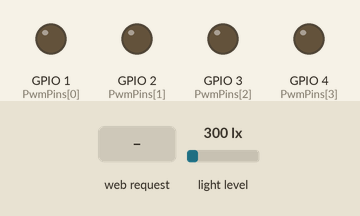
A sketch run on a simulated Seeed XIAO ESP32-S3. On the bench: output pins drawn as LEDs (lit = HIGH). Inputs (shaded band) come from the test bench; at power-on: light level 300 lx. The camera gives no picture; what the sketch prints to the serial monitor is not drawn.

Above: at 0.0 s.
At 2.05 s:
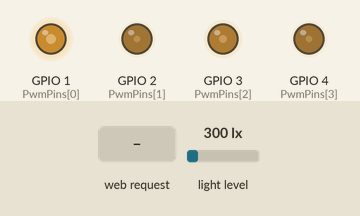
2.1 s: HTTP request GET /snapshot received
3.6 s: HTTP request GET /set?size=1&ch=1&val=1 received
At 3.75 s:
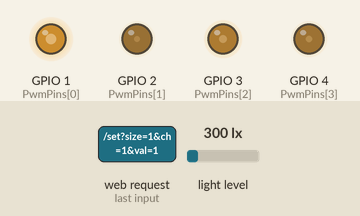
Timing chart, 0 to 6.6 s (numbered marks = the images above; inputs shaded):
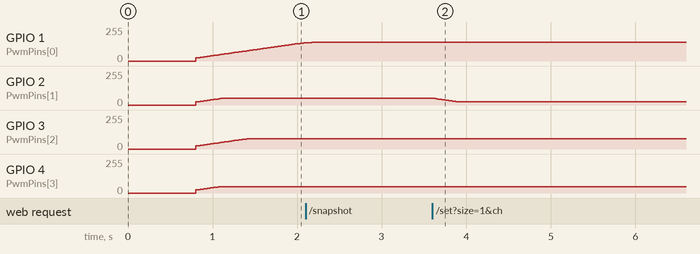

The sketch:

dimming_v3_ap.ino
```cpp
// ====================================================================
// Rhyturn 호실 모듈 v3 (자체 핫스팟 AP 모드) — XIAO ESP32-S3 Sense
// 핫스팟 "XIAO-CAM"에 PC/태블릿을 연결 → 대시보드 서버가 http://192.168.4.1 에서 영상/조도/제어를 가져감
// 추가: 조도센서 BH1750(D4=SDA, D5=SCL), 해상도 상향(VGA/SVGA), 대시보드 연동용 /state(lux 포함)
// ★ ESP32 Arduino Core v2.x (2.0.12) 전용 ★
//
// D0=Green, D1=Yellow, D2=Blue, D3=Red
// ====================================================================

#include "esp_camera.h"
#include <WiFi.h>
#include <WebServer.h>
#include <Wire.h>
#include <BH1750.h>   // 라이브러리 매니저: "BH1750" (Christopher Laws)

// ----------------- 자체 핫스팟 설정 -----------------
const char* ap_ssid = "XIAO-CAM";
const char* ap_pass = "12345678";

// ----------------- 조도센서 BH1750 (I2C) -----------------
const int I2C_SDA = 5;   // D4
const int I2C_SCL = 6;   // D5
BH1750 lightMeter(0x23);
bool  gLuxReady = false;
float gLux = 0;
unsigned long gLastLux = 0;
framesize_t gCurSize = FRAMESIZE_VGA;

// ----------------- 카메라 핀 (XIAO ESP32-S3 Sense) -----------------
#define PWDN_GPIO_NUM  -1
#define RESET_GPIO_NUM -1
#define XCLK_GPIO_NUM  10
#define SIOD_GPIO_NUM  40
#define SIOC_GPIO_NUM  39
#define Y9_GPIO_NUM    48
#define Y8_GPIO_NUM    11
#define Y7_GPIO_NUM    12
#define Y6_GPIO_NUM    14
#define Y5_GPIO_NUM    16
#define Y4_GPIO_NUM    18
#define Y3_GPIO_NUM    17
#define Y2_GPIO_NUM    15
#define VSYNC_GPIO_NUM 38
#define HREF_GPIO_NUM  47
#define PCLK_GPIO_NUM  13

// ----------------- PWM (D0=G, D1=Y, D2=B, D3=R) -----------------
const int PwmPins[4] = {1, 2, 3, 4}; // D0~D3 핀
const int PwmLCh[4]  = {4, 5, 6, 7}; // 타이머 충돌 방지용 채널
const int PwmFreq = 5000;
const int PwmRes  = 8;

// 페이딩(자연스러운 전환)을 위한 변수 분리
float currentPwm[4] = {0, 0, 0, 0}; // 현재 하드웨어에서 출력 중인 밝기
int   targetPwm[4]  = {0, 0, 0, 0}; // 사용자가 설정한 최종 목표 밝기
unsigned long lastFadeTick = 0;
const int fadeInterval = 10; // 페이드 속도 (ms). 10ms면 0~255까지 약 2.5초 소요

// ----------------- 생체리듬 데이터 구조체 -----------------
struct RhythmMode {
  String name;
  int g; // D0 (Green)
  int y; // D1 (Yellow/Amber)
  int b; // D2 (Blue)
  int r; // D3 (Red)
};

const RhythmMode rhythms[10] = {
  {"기상 유도 (Dawn)",       22,  24,   4,  26},
  {"아침 각성 (Morning)",    76,  23,  27,  26},
  {"주간 피크 (Daytime)",   132,  33,  61,  28},
  {"정오 (Midday)",         106,  26,  49,  22},
  {"오후 활동 (Afternoon)",  89,  26,  32,  30},
  {"일몰 전환 (Wind-down)",  51,  31,  12,  31},
  {"저녁 (Evening)",         26,  23,   6,  23},
  {"취침 준비 (Pre-sleep)",  11,  13,   2,  13},
  {"야간 수면 (Night)",       1,   1,   0,   1},
  {"야간 이동 (Night nav)",   1,   5,   0,   5}
};

int currentRhythm = 2; // 초기 상태: 2번 (주간 피크)

// ----------------- 시스템 변수 -----------------
int gFrameCount = 0;
unsigned long gLastFpsCheck = 0;
float gFps = 0;
bool gCamReady = false;

WebServer server(80);

// ====================================================================
// HTML (PROGMEM)
// ====================================================================
const char INDEX_HTML[] PROGMEM = R"raw(
<!DOCTYPE html><html lang="ko"><head>
<meta charset="utf-8">
<meta name="viewport" content="width=device-width,initial-scale=1">
<title>Circadian Rhythm Light</title>
<style>
*{box-sizing:border-box}
body{background:#0f1117;color:#e8eaf0;font-family:system-ui,sans-serif;margin:0;padding:14px;text-align:center}
h1{font-size:18px;margin:4px 0 12px; color:#fff;}
.cam,.panel{display:block;margin:0 auto 12px;max-width:640px;width:100%}
.cam{border:2px solid #2a2f3a;border-radius:10px;overflow:hidden;background:#000;min-height:180px}
.cam img{display:block;width:100%;height:auto}
.panel{padding:12px;background:#161b22;border-radius:10px}
.grid{display:grid;grid-template-columns:1fr 1fr;gap:6px;margin-bottom:15px;}
.btn{padding:12px 6px;border-radius:8px;border:none;font-weight:600;cursor:pointer;font-size:13px;transition:0.2s;background:#2a2f3a;color:#9ca3af;}
.btn:active{transform:scale(0.97)}
.btn.active{background:#38bdf8;color:#0f1117;box-shadow:0 0 10px rgba(56,189,248,0.4)}
.btn-off{background:#ef4444!important;color:#fff!important; grid-column: span 2;}
.row{display:flex;align-items:center;gap:10px;margin:8px 4px}
.row label{font-weight:600;min-width:55px;color:#9ca3af;font-size:13px;text-align:left}
.row .v{min-width:35px;text-align:right;color:#22d3ee;font-family:monospace}
.slider{flex:1;-webkit-appearance:none;height:6px;border-radius:3px;background:#2a2f3a}
.slider::-webkit-slider-thumb{-webkit-appearance:none;width:18px;height:18px;border-radius:50%;background:#4ade80;cursor:pointer}
.meta{margin-top:12px;font-size:12px;color:#6b7280; border-top:1px solid #2a2f3a; padding-top:10px;}
</style></head><body>
<h1>XIAO-S3 생체리듬 조명 제어</h1>
<div class="cam"><img id="cam" src="/snapshot"></div>
<div class="panel">
  <div class="grid">
    <button class="btn" id="r0" onclick="setR(0)">기상 유도 (Dawn)</button>
    <button class="btn" id="r1" onclick="setR(1)">아침 각성 (Morning)</button>
    <button class="btn active" id="r2" onclick="setR(2)">주간 피크 (Daytime)</button>
    <button class="btn" id="r3" onclick="setR(3)">정오 (Midday)</button>
    <button class="btn" id="r4" onclick="setR(4)">오후 활동 (Afternoon)</button>
    <button class="btn" id="r5" onclick="setR(5)">일몰 전환 (Wind-down)</button>
    <button class="btn" id="r6" onclick="setR(6)">저녁 (Evening)</button>
    <button class="btn" id="r7" onclick="setR(7)">취침 준비 (Pre-sleep)</button>
    <button class="btn" id="r8" onclick="setR(8)">야간 수면 (Night)</button>
    <button class="btn" id="r9" onclick="setR(9)">야간 이동 (Night nav)</button>
    <button class="btn btn-off" onclick="setR(-1)">전체 소등 (OFF)</button>
  </div>

  <div class="row"><label>D0(🟢)</label><input id="s0" class="slider" type="range" min="0" max="255" value="0"><span class="v" id="v0">0</span></div>
  <div class="row"><label>D1(🟡)</label><input id="s1" class="slider" type="range" min="0" max="255" value="0"><span class="v" id="v1">0</span></div>
  <div class="row"><label>D2(🔵)</label><input id="s2" class="slider" type="range" min="0" max="255" value="0"><span class="v" id="v2">0</span></div>
  <div class="row"><label>D3(🔴)</label><input id="s3" class="slider" type="range" min="0" max="255" value="0"><span class="v" id="v3">0</span></div>

  <div class="meta">카메라: <span id="camTag" style="color:#4ade80">OK</span> | FPS: <span id="fps">-</span></div>
</div>
<script>
let camOk=true;
for(let i=0;i<4;i++){
  const s=document.getElementById('s'+i);
  const v=document.getElementById('v'+i);
  let t=null;
  s.addEventListener('input',()=>{
    v.textContent=s.value;
    clearTimeout(t);
    updateBtnStyle(-2);
    t=setTimeout(()=>{fetch('/set?ch='+i+'&val='+s.value).catch(()=>{});},30);
  });
}

function updateBtnStyle(id) {
  for(let i=0;i<=9;i++){
    let btn = document.getElementById('r'+i);
    if(btn) {
      if(i === id) btn.classList.add('active');
      else btn.classList.remove('active');
    }
  }
}

async function setR(id){
  try{
    await fetch('/rhythm?id='+id);
    updateBtnStyle(id);
  }catch(e){}
}

const img=document.getElementById('cam');
function refreshCam(){ if(camOk){ img.src='/snapshot?t='+Date.now(); } }
img.addEventListener('error',()=>{ camOk=false; setTimeout(()=>{camOk=true;refreshCam();},1000); });
setInterval(refreshCam,130);

setInterval(async()=>{
  try{
    const s=await(await fetch('/state')).json();
    document.getElementById('fps').textContent=s.fps;
    const ct=document.getElementById('camTag');
    if(s.cam_ok){ct.textContent='OK';ct.style.color='#4ade80';}
    else{ct.textContent='FAIL';ct.style.color='#ef4444';}

    for(let i=0;i<4;i++){
      document.getElementById('s'+i).value=s.ch[i];
      document.getElementById('v'+i).textContent=s.ch[i];
    }
    updateBtnStyle(s.rhythm);
  }catch(e){}
},500);
</script></body></html>)raw";

// ====================================================================
// 하드웨어 제어 함수
// ====================================================================
void initCamera() {
  camera_config_t cfg;
  cfg.ledc_channel = LEDC_CHANNEL_0;
  cfg.ledc_timer   = LEDC_TIMER_0;
  cfg.pin_d0 = Y2_GPIO_NUM; cfg.pin_d1 = Y3_GPIO_NUM;
  cfg.pin_d2 = Y4_GPIO_NUM; cfg.pin_d3 = Y5_GPIO_NUM;
  cfg.pin_d4 = Y6_GPIO_NUM; cfg.pin_d5 = Y7_GPIO_NUM;
  cfg.pin_d6 = Y8_GPIO_NUM; cfg.pin_d7 = Y9_GPIO_NUM;
  cfg.pin_xclk     = XCLK_GPIO_NUM;
  cfg.pin_pclk     = PCLK_GPIO_NUM;
  cfg.pin_vsync    = VSYNC_GPIO_NUM;
  cfg.pin_href     = HREF_GPIO_NUM;
  cfg.pin_sccb_sda = SIOD_GPIO_NUM;
  cfg.pin_sccb_scl = SIOC_GPIO_NUM;
  cfg.pin_pwdn     = PWDN_GPIO_NUM;
  cfg.pin_reset    = RESET_GPIO_NUM;
  cfg.xclk_freq_hz = 20000000;
  cfg.pixel_format = PIXFORMAT_JPEG;
  cfg.grab_mode    = CAMERA_GRAB_LATEST;

  if (psramFound()) {
    cfg.frame_size   = FRAMESIZE_SVGA;     // 버퍼는 큰 크기로 확보, 실제 크기는 요청마다 변경
    cfg.jpeg_quality = 12;
    cfg.fb_count     = 2;
    cfg.fb_location  = CAMERA_FB_IN_PSRAM;
  } else {
    cfg.frame_size   = FRAMESIZE_QVGA;
    cfg.jpeg_quality = 16;
    cfg.fb_count     = 1;
    cfg.fb_location  = CAMERA_FB_IN_DRAM;
  }

  esp_err_t err = esp_camera_init(&cfg);
  gCamReady = (err == ESP_OK);
  if (gCamReady) { sensor_t* sn = esp_camera_sensor_get(); if (sn) sn->set_framesize(sn, FRAMESIZE_VGA); gCurSize = FRAMESIZE_VGA; }
}

// 요청 해상도에 맞게 센서 크기 변경 (lo=VGA 640x480, hi=SVGA 800x600)
void setFrameSize(framesize_t sz) {
  if (!psramFound() || sz == gCurSize) return;
  sensor_t* sn = esp_camera_sensor_get(); if (!sn) return;
  sn->set_framesize(sn, sz); gCurSize = sz;
  for (int i = 0; i < 2; i++) { camera_fb_t* f = esp_camera_fb_get(); if (f) esp_camera_fb_return(f); }  // 전환 직후 프레임 버림
}

void initPWM() {
  for (int i = 0; i < 4; i++) {
    ledcSetup(PwmLCh[i], PwmFreq, PwmRes);
    ledcAttachPin(PwmPins[i], PwmLCh[i]);
    ledcWrite(PwmLCh[i], 0);
  }
}

// 이제 하드웨어에 바로 쏘지 않고 '목표값'만 설정해둡니다.
void setTargetPWM(int ch, int val) {
  targetPwm[ch] = val;
}

// 생체리듬 단계 적용 함수
void applyRhythm(int index) {
  if (index >= 0 && index <= 9) {
    currentRhythm = index;
    setTargetPWM(0, rhythms[index].g);
    setTargetPWM(1, rhythms[index].y);
    setTargetPWM(2, rhythms[index].b);
    setTargetPWM(3, rhythms[index].r);
    Serial.printf("[Rhythm] %s 페이딩 시작\n", rhythms[index].name.c_str());
  }
  else if (index == -1) {
    currentRhythm = -1;
    for(int i=0; i<4; i++) setTargetPWM(i, 0);
    Serial.println("[Rhythm] 전체 소등 페이딩 시작");
  }
}

// ★ 스무스 페이딩 처리 및 최소 밝기 보정 로직 (loop 에서 지속 실행)
void updateFade() {
  unsigned long now = millis();
  if (now - lastFadeTick >= fadeInterval) {
    lastFadeTick = now;

    for (int i = 0; i < 4; i++) {
      if ((int)currentPwm[i] != targetPwm[i]) {
        // 목표값을 향해 부드럽게 1씩 증감
        if (currentPwm[i] < targetPwm[i]) currentPwm[i] += 1.0;
        else currentPwm[i] -= 1.0;

        // 최소값 23 보정 로직
        int out = (int)currentPwm[i];
        int actualVal = 0;
        if (out > 0) {
          actualVal = map(out, 1, 255, 23, 255);
        }
        ledcWrite(PwmLCh[i], actualVal);
      }
    }
  }
}

// ====================================================================
// 웹 핸들러
// ====================================================================
void handleRoot() {
  server.sendHeader("Cache-Control", "no-store, no-cache, must-revalidate");
  server.send_P(200, PSTR("text/html; charset=utf-8"), INDEX_HTML);
}

void handleSnapshot() {
  if (!gCamReady) { server.send(503, "text/plain", "no camera"); return; }
  if (server.hasArg("size")) setFrameSize(server.arg("size") == "hi" ? FRAMESIZE_SVGA : FRAMESIZE_VGA);
  camera_fb_t* fb = esp_camera_fb_get();
  if (!fb) { server.send(500, "text/plain", "no fb"); return; }

  server.sendHeader("Cache-Control", "no-store");
  server.setContentLength(fb->len);
  server.send(200, "image/jpeg", "");
  server.client().write(fb->buf, fb->len);
  esp_camera_fb_return(fb);

  gFrameCount++;
  unsigned long now = millis();
  if (now - gLastFpsCheck >= 1000) {
    gFps = (float)gFrameCount * 1000.0f / (float)(now - gLastFpsCheck);
    gFrameCount = 0; gLastFpsCheck = now;
  }
}

void handleSet() {
  if (server.hasArg("ch") && server.hasArg("val")) {
    int ch = server.arg("ch").toInt();
    int v  = constrain(server.arg("val").toInt(), 0, 255);
    if (ch >= 0 && ch <= 3) {
      currentRhythm = -2;
      setTargetPWM(ch, v); // 슬라이더 조작도 부드럽게 반영됨
    }
  }
  server.send(200, "text/plain", "OK");
}

void handleRhythm() {
  if (server.hasArg("id")) {
    int id = server.arg("id").toInt();
    applyRhythm(id);
  }
  server.send(200, "text/plain", "OK");
}

void handleState() {
  String j = "{\"ch\":[";
  for (int i = 0; i < 4; i++) { j += String(targetPwm[i]); if (i < 3) j += ','; }
  j += "],\"fps\":";     j += String(gFps, 1);
  j += ",\"rhythm\":";   j += String(currentRhythm);
  j += ",\"cam_ok\":";   j += (gCamReady ? "true" : "false");
  j += ",\"lux\":";      j += String((int)(gLux + 0.5f));
  j += ",\"lux_ok\":";   j += (gLuxReady ? "true" : "false");
  j += "}";

  server.sendHeader("Cache-Control", "no-store");
  server.send(200, "application/json", j);
}

// ====================================================================
// setup / loop
// ====================================================================
void setup() {
  Serial.begin(115200);
  delay(500);

  initCamera();
  initPWM();
  Wire.begin(I2C_SDA, I2C_SCL);
  gLuxReady = lightMeter.begin(BH1750::CONTINUOUS_HIGH_RES_MODE);
  Serial.printf("[BH1750] %s\n", gLuxReady ? "OK" : "FAIL");

  applyRhythm(2); // 초기 전원 인가 시 '주간 피크' 모드 페이딩 시작

  WiFi.mode(WIFI_AP);
  WiFi.softAP(ap_ssid, ap_pass, 1, 0, 4);   // 채널 1, 최대 4대
  WiFi.setSleep(false);
  Serial.print("[AP] 주소: http://");
  Serial.println(WiFi.softAPIP());

  server.on("/",         HTTP_GET, handleRoot);
  server.on("/snapshot", HTTP_GET, handleSnapshot);
  server.on("/set",      HTTP_GET, handleSet);
  server.on("/rhythm",   HTTP_GET, handleRhythm);
  server.on("/state",    HTTP_GET, handleState);
  server.begin();
}

void loop() {
  server.handleClient();
  updateFade(); // 백그라운드에서 계속 밝기를 부드럽게 변화시킴
  if (gLuxReady && millis() - gLastLux >= 500) { gLastLux = millis(); float l = lightMeter.readLightLevel(); if (l >= 0) gLux = l; }
  yield();
}
```

Measured:
- after the input at 3.6 s, GPIO 2 (PwmPins[1]): moves from 52/255 to 23/255 over 0.30 s, starting at once
